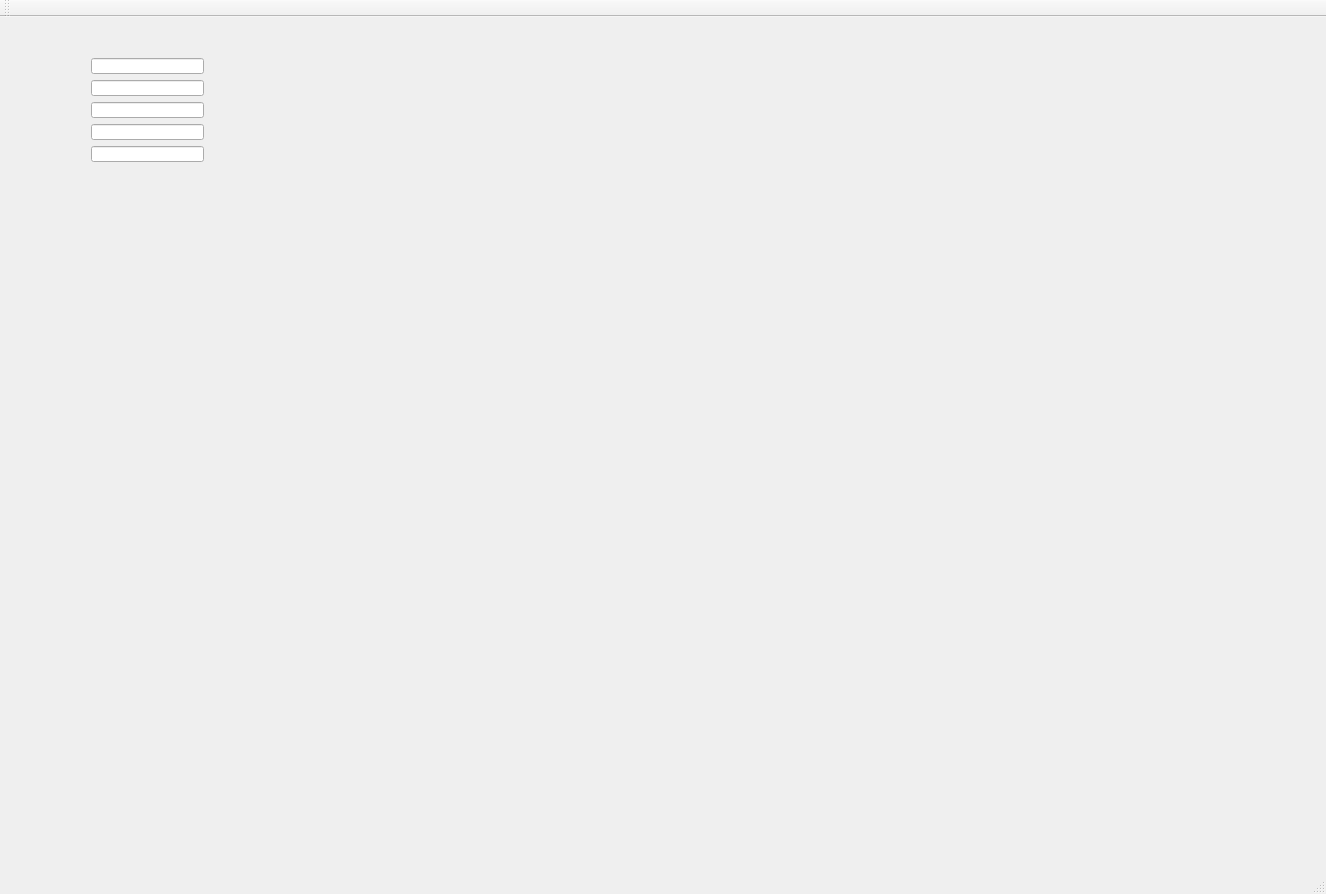
<?xml version="1.0" encoding="UTF-8"?>
<ui version="4.0">
 <class>AIVClass</class>
 <widget class="QMainWindow" name="AIVClass">
  <property name="geometry">
   <rect>
    <x>0</x>
    <y>0</y>
    <width>1326</width>
    <height>894</height>
   </rect>
  </property>
  <property name="windowTitle">
   <string>AIV</string>
  </property>
  <widget class="QWidget" name="centralWidget">
   <widget class="QWidget" name="">
    <property name="geometry">
     <rect>
      <x>80</x>
      <y>30</y>
      <width>135</width>
      <height>126</height>
     </rect>
    </property>
    <layout class="QVBoxLayout" name="verticalLayout">
     <item>
      <widget class="QLineEdit" name="lineEdit"/>
     </item>
     <item>
      <widget class="QLineEdit" name="lineEdit_2"/>
     </item>
     <item>
      <widget class="QLineEdit" name="lineEdit_3"/>
     </item>
     <item>
      <widget class="QLineEdit" name="lineEdit_4"/>
     </item>
     <item>
      <widget class="QLineEdit" name="lineEdit_5"/>
     </item>
    </layout>
   </widget>
  </widget>
  <widget class="QMenuBar" name="menuBar">
   <property name="geometry">
    <rect>
     <x>0</x>
     <y>0</y>
     <width>1326</width>
     <height>23</height>
    </rect>
   </property>
  </widget>
  <widget class="QToolBar" name="mainToolBar">
   <attribute name="toolBarArea">
    <enum>TopToolBarArea</enum>
   </attribute>
   <attribute name="toolBarBreak">
    <bool>false</bool>
   </attribute>
  </widget>
  <widget class="QStatusBar" name="statusBar"/>
 </widget>
 <layoutdefault spacing="6" margin="11"/>
 <resources>
  <include location="AIV.qrc"/>
 </resources>
 <connections/>
</ui>
